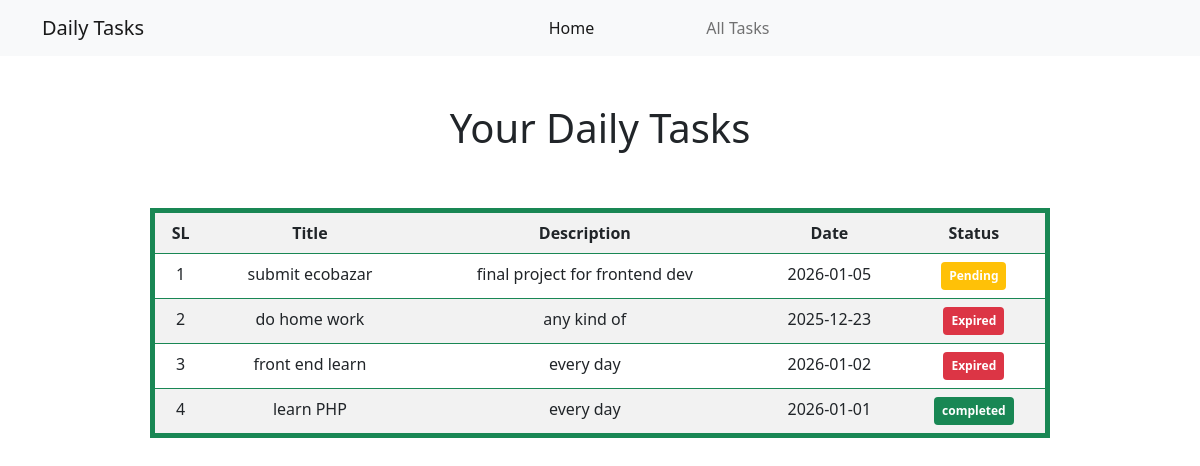
The app's page /daily-task.php with its own data.
### tables this page shows
CREATE TABLE `tasks` (
  `id` int(11) NOT NULL,
  `title` text NOT NULL,
  `description` mediumtext DEFAULT NULL,
  `date` date NOT NULL DEFAULT current_timestamp(),
  `status` tinyint(1) NOT NULL DEFAULT 0
);

### daily-task.php (the view)
<?php
include_once "./includ/header.php";
include_once "./databse/from-databse.php";
$quarry = "SELECT * FROM `tasks` ORDER BY status ASC, id DESC";
$result = mysqli_query($db, $quarry);
$tasks = mysqli_fetch_all($result, 1);
?>
<main>
    <div class="text-center mt-5  d-flex justify-content-center flex-column align-items-center">
        <h1>Your Daily Tasks</h1>
        <table class="w-75 mt-5 border border-success border-5 p-3 rounded table table-striped table-hover">
            <tr>
                <th>SL</th>
                <th>Title</th>
                <th>Description</th>
                <th>Date</th>
                <th>Status</th>
            </tr>
            <?php
            foreach ($tasks as $index=>$task) {
                ?>
                <tr>
                    <td><?= ++$index ?></td>
                    <td><?= $task['title'] ?></td>
                    <td><?= $task['description'] ?></td>
                    <td><?= $task['date'] ?></td>
                    <td><span class=" badge bg-<?= ($task['status'] == 1) ? 'success' : (($task['date']< date('Y-m-d')) ? 'danger':'warning') ?> p-2"><?= ($task['status'] == 1) ? 'completed' : (($task['date']< date('Y-m-d')) ? 'Expired':'Pending') ?></span></td>
                </tr>
            <?php } ?>
        </table>
    </div>
</main>
<?php
include_once "./includ/footer.php"
    ?>

### includ/header.php (shortened to what this page needs)
<!DOCTYPE html>
<html lang="en">
<head>
    <link href="https://cdn.jsdelivr.net/npm/bootstrap@5.0.2/dist/css/bootstrap.min.css" rel="stylesheet"
>
</head>
<body>
    <header>
        <nav class="navbar navbar-expand-lg navbar-light bg-light">
            <div class="container">
                <a class="navbar-brand" href="#">Daily Tasks</a>
                <div class="collapse navbar-collapse" id="navbarSupportedContent">
                    <ul class="navbar-nav m-auto mb-2 mb-lg-0">
                        <li class="nav-item mx-5">
                            <a class="nav-link active" aria-current="page" href="index.php">Home</a>
                        </li>
                        <li class="nav-item mx-5">
                            <a class="nav-link" href="daily-task.php">All Tasks</a>
                        </li>
                    </ul>
                </div>
            </div>
        </nav>
    </header>

### includ/footer.php (shortened to what this page needs)
</body>
</html>

### records on screen
tasks: title "submit ecobazar", description "final project for frontend dev", date "2026-01-05", status "Pending"
tasks: title "do home work", description "any kind of", date "2025-12-23", status "Expired"
tasks: title "front end learn", description "every day", date "2026-01-02", status "Expired"
tasks: title "learn PHP", description "every day", date "2026-01-01", status "completed"
